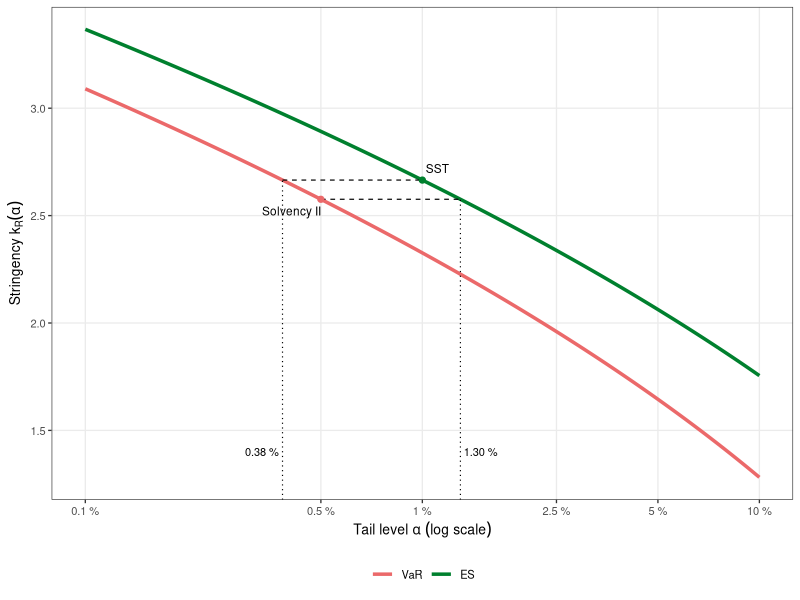
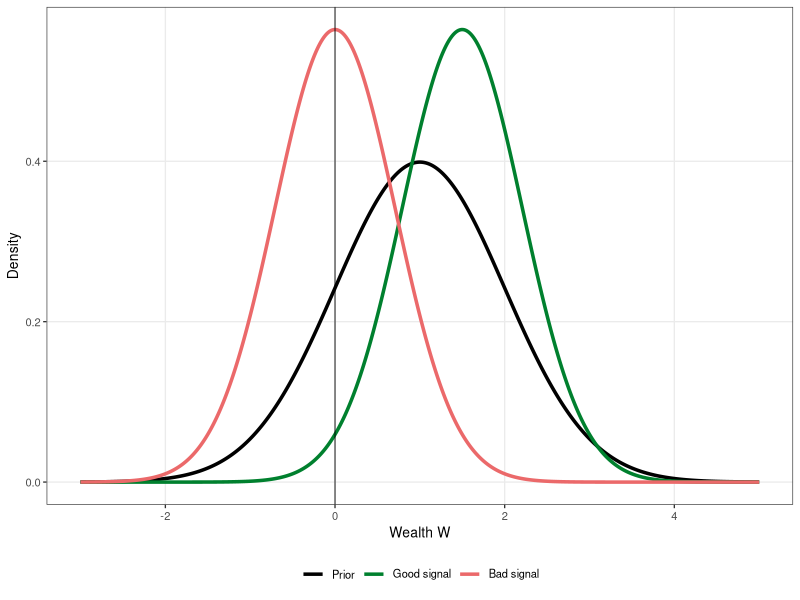
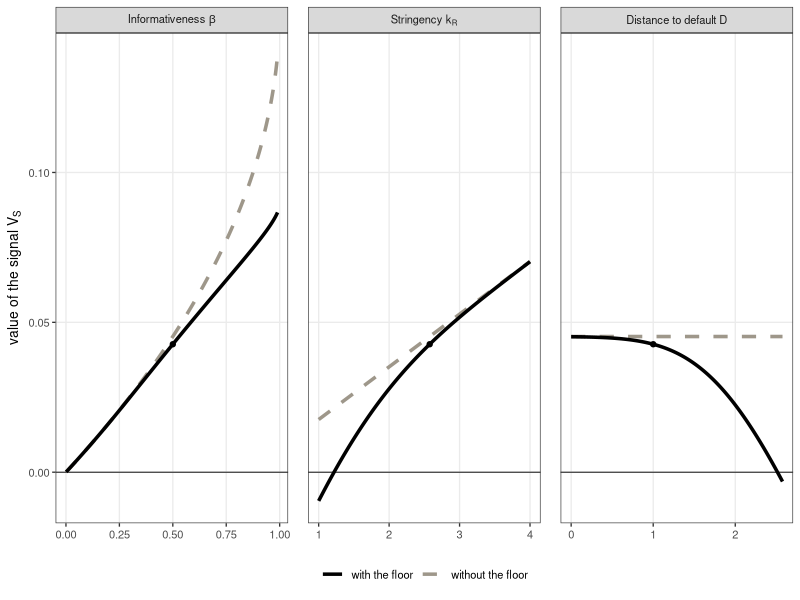
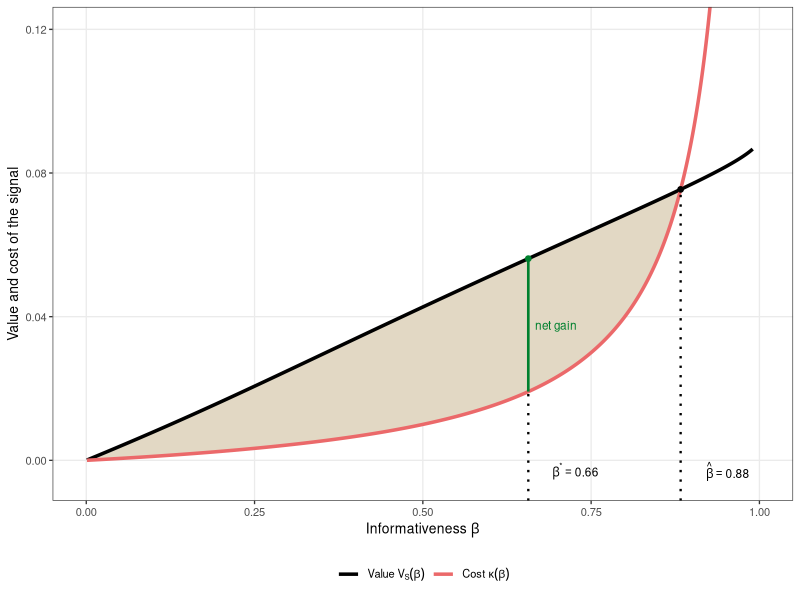
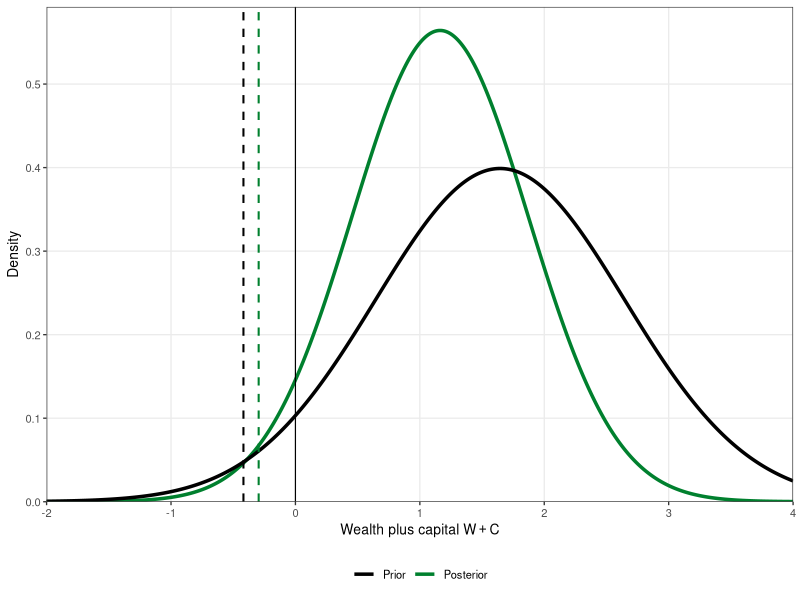
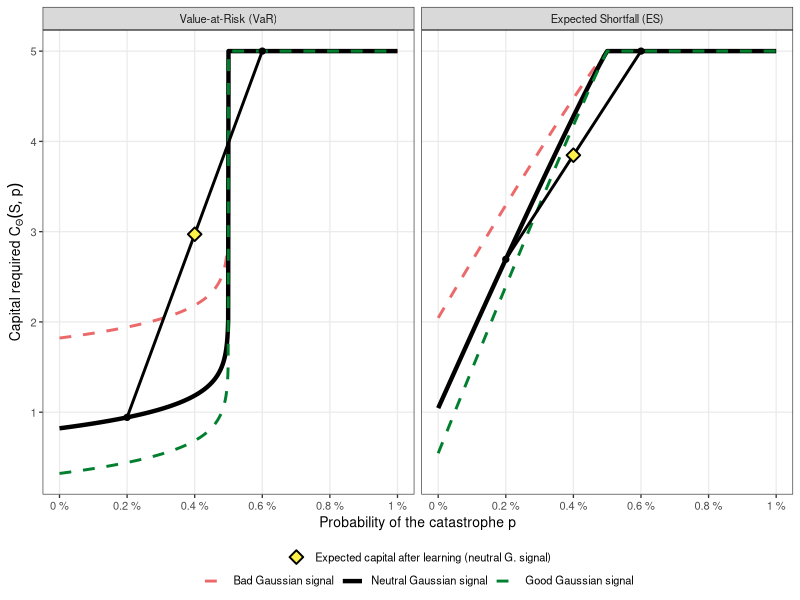

These figures' R source, in order:
###############################################################################
## Capital Relief as an Incentive
##
## This code is used for the calculations, the tables and the figures of the
## bachelor's thesis. In order of the sections / chapters.
##
## Elia E. Arpagaus
## Fall 2026
###############################################################################

# Setup ----
library(ggplot2)

theme_set(theme_bw(base_size = 10) + theme(panel.grid.minor = element_blank(), legend.position = "bottom", legend.title = element_blank()))
update_geom_defaults("line", list(linewidth = 1.2))
update_geom_defaults("step", list(linewidth = 1.2))
update_geom_defaults("function", list(linewidth = 1.2))
green <- "#00802e"
blue <- "#73a5ad"
red <- "#eb696a"
grey_light <- "#e2d8c4"
grey <- "#9e978a"
grey_dark <- "#59574c"


# Baseline values ----
mu <- 1
sigma <- 1
delta <- 0.06
D <- mu / sigma
beta <- 0.5
c_cost <- 0.01



# 2.2 Risk measures and solvency rule ----
k_var <- function(alpha) qnorm(1 - alpha)
k_es <- function(alpha) dnorm(qnorm(1 - alpha)) / alpha
k_sii <- k_var(0.005)
k_sst <- k_es(0.01)
C0 <- function(k = k_sii, dist = D, s = sigma) s * (k - dist)
print(c(k_sii = k_sii, k_sst = k_sst, C0_sii = C0()))



# 2.3 Stringency of the European regimes ----
alphas <- c(0.005, 0.01, 0.025, 0.05)
print(data.frame(alpha = 100 * alphas, k_ES = k_es(alphas), equivalent_VaR_level = 100 * pnorm(-k_es(alphas))))

a_sii_es <- uniroot(function(al) k_es(al) - k_sii, c(0.001, 0.1), tol = 1e-10)$root
a_sst_var <- pnorm(-k_sst)
print(round(c(k_sii = k_sii, k_sst = k_sst, es_level_of_sii = a_sii_es, var_level_of_sst = a_sst_var), 4))
fig_stringency <- ggplot() +
  geom_function(aes(colour = "VaR"), fun = k_var, n = 500) +
  geom_function(aes(colour = "ES"), fun = k_es, n = 500) +
  annotate("segment", x = c(0.005, a_sst_var), xend = c(a_sii_es, 0.01), y = c(k_sii, k_sst), yend = c(k_sii, k_sst),
           linetype = "dashed", linewidth = 0.4) +
  annotate("segment", x = c(a_sii_es, a_sst_var), xend = c(a_sii_es, a_sst_var), y = -Inf, yend = c(k_sii, k_sst),
           linetype = "dotted", linewidth = 0.4) +
  annotate("point", x = c(0.005, 0.01), y = c(k_sii, k_sst), colour = c(red, green), size = 1.8) +
  annotate("text", x = c(0.005, 0.01), y = c(k_sii, k_sst), label = c("Solvency II", "SST"), size = 3, hjust = c(1, -0.15), vjust = c(1.8, -0.8)) +
  annotate("text", x = c(a_sii_es, a_sst_var), y = 1.4, label = sprintf("%.2f %%", 100 * c(a_sii_es, a_sst_var)), size = 2.8, hjust = c(-0.1, 1.1)) +
  scale_colour_manual(values = c(VaR = red, ES = green), breaks = c("VaR", "ES")) +
  scale_x_log10(limits = c(0.001, 0.1), breaks = c(0.001, 0.005, 0.01, 0.025, 0.05, 0.1), labels = function(al) paste0(100 * al, " %")) +
  labs(x = expression(Tail~level~alpha~(log~scale)), y = expression(Stringency~k[R](alpha)))
print(fig_stringency)
cat("The probability of default without capital is", 100 * pnorm(-D), "%\n")



# 2.4 Signal ----
kappa <- function(b, cc = c_cost, s = sigma) cc / s^2 * b / (1 - b)



# 2.5 Updating and timeline ----
s_post <- sigma * sqrt(1 - beta)
fig_posterior <- ggplot() +
  geom_function(aes(colour = "prior"), fun = dnorm, args = list(mean = mu, sd = sigma), n = 500) +
  geom_function(aes(colour = "good"), fun = dnorm, args = list(mean = mu + beta * sigma, sd = s_post), n = 500) +
  geom_function(aes(colour = "bad"), fun = dnorm, args = list(mean = mu - 2 * beta * sigma, sd = s_post), n = 500) +
  geom_vline(xintercept = 0, linewidth = 0.3) +
  scale_colour_manual(values = c(prior = "black", good = green, bad = red), breaks = c("prior", "good", "bad"),
                      labels = c("Prior", expression(Good~signal), expression(Bad~signal))) +
  xlim(-3, 5) +
  labs(x = "Wealth W", y = "Density")
print(fig_posterior)


# 3.1 Capital relief ----
a <- function(b, k = k_sii, dist = D) (dist - k * sqrt(1 - b)) / sqrt(b)
betas <- c(0.1, 0.3, 0.5, 0.7, 0.9)
Ds <- c(0.5, 1, 1.5, 2, 2.5)
print(round(100 * setNames(pnorm(k_sii * (1 - sqrt(1 - betas)) / sqrt(betas)), betas), 1)) 
no_capital <- 100 * outer(betas, Ds, function(b, dd) pnorm(a(b, k_sii, dd)))
dimnames(no_capital) <- list(beta = betas, D = Ds); print(round(no_capital, 1)) 


# 3.2 Value of information ----
EC <- function(b, k = k_sii, dist = D, s = sigma) s * sqrt(b) * (dnorm(a(b, k, dist)) - a(b, k, dist) * pnorm(-a(b, k, dist)))
EC_bar <- function(b, k = k_sii, dist = D, s = sigma) s * (k * sqrt(1 - b) - dist)
print(c(C0 = C0(), EC = EC(beta), EC_bar = EC_bar(beta), EC_0.9 = EC(0.9), EC_bar_0.9 = EC_bar(0.9))) 

V_S <- function(b, k = k_sii, dist = D, s = sigma, d = delta) d * s * ((k - dist) - sqrt(b) * (dnorm(a(b, k, dist)) - a(b, k, dist) * pnorm(-a(b, k, dist))))
V_bar <- function(b, k = k_sii, s = sigma, d = delta) d * k * s * (1 - sqrt(1 - b))

bg <- seq(0.001, 0.99, length.out = 1000)
kg <- seq(D, 4, length.out = 300)
Dg <- seq(0, k_sii, length.out = 300)
panel_names <- c("Informativeness~beta", "Stringency~k[R]", "Distance~to~default~D")
panels <- rbind(data.frame(panel = panel_names[1], x = bg, floor = V_S(bg), nofloor = V_bar(bg)),
                data.frame(panel = panel_names[2], x = kg, floor = V_S(beta, k = kg), nofloor = V_bar(beta, k = kg)),
                data.frame(panel = panel_names[3], x = Dg, floor = V_S(beta, dist = Dg), nofloor = V_bar(beta)))
panels$panel <- factor(panels$panel, panel_names)
baseline <- data.frame(panel = factor(panel_names, panel_names), x = c(beta, k_sii, D), V = V_S(beta))
fig_theorem1 <- ggplot(panels, aes(x)) +
  geom_hline(yintercept = 0, linewidth = 0.3) +
  geom_line(aes(y = nofloor, colour = "without the floor", linetype = "without the floor")) +
  geom_line(aes(y = floor, colour = "with the floor", linetype = "with the floor")) +
  geom_point(data = baseline, aes(y = V), size = 1.5) +
  facet_wrap(~ panel, scales = "free_x", labeller = label_parsed, nrow = 1) +
  scale_colour_manual(values = c("with the floor" = "black", "without the floor" = grey)) +
  scale_linetype_manual(values = c("with the floor" = "solid", "without the floor" = "dashed")) +
  labs(x = NULL, y = expression(value~of~the~signal~V[S]), colour = NULL, linetype = NULL) +
  theme(panel.spacing.x = unit(1, "lines"))
print(fig_theorem1)

print(round(c(C0 = C0(), sigma_over_k = sigma / k_sii), 4))


# 3.3 Cost of information and chosen informativeness ----
net <- function(b, k = k_sii, dist = D, cc = c_cost, floor = TRUE) if (floor) V_S(b, k, dist) - kappa(b, cc) else V_bar(b, k) - kappa(b, cc)
b_grid <- seq(0.001, 0.999, by = 0.001)
beta_hat <- function(k = k_sii, dist = D, cc = c_cost, floor = TRUE) {
  i <- max(which(net(b_grid, k, dist, cc, floor) >= 0))
  uniroot(net, b_grid[i + 0:1], k = k, dist = dist, cc = cc, floor = floor, tol = 1e-10)$root
}
beta_star <- function(k = k_sii, dist = D, cc = c_cost, floor = TRUE) {
  i <- which.max(net(b_grid, k, dist, cc, floor))
  optimize(net, b_grid[i + c(-1, 1)], k = k, dist = dist, cc = cc, floor = floor, maximum = TRUE, tol = 1e-10)$maximum
}
b_hat <- beta_hat()
b_star <- beta_star()

curves <- data.frame(b = bg, V = V_S(bg), K = kappa(bg))
fig_cost <- ggplot(curves, aes(b)) +
  geom_ribbon(data = subset(curves, V >= K), aes(ymin = K, ymax = V), fill = grey_light) +
  geom_line(aes(y = V, colour = "value")) +
  geom_line(aes(y = K, colour = "cost")) +
  annotate("segment", x = b_star, xend = b_star, y = kappa(b_star), yend = V_S(b_star), colour = green, linewidth = 0.9) +
  annotate("segment", x = c(b_star, b_hat), xend = c(b_star, b_hat), y = -Inf, yend = c(kappa(b_star), V_S(b_hat)), linetype = "dotted", linewidth = 0.8) +
  annotate("point", x = c(b_star, b_hat), y = c(V_S(b_star), V_S(b_hat)), colour = c(green, "black"), size = 1.6) +
  annotate("text", x = b_star + 0.01, y = (kappa(b_star) + V_S(b_star)) / 2, label = "net gain", colour = green, hjust = 0, size = 3) +
  annotate("text", x = c(b_star, b_hat)+0.07, y = -0.003, label = sprintf(c("beta^'*' == %.2f", "hat(beta) == %.2f"), c(b_star, b_hat)),
           parse = TRUE, size = 3) +
  scale_colour_manual(values = c(value = "black", cost = red), breaks = c("value", "cost"),
                      labels = c(expression(Value~V[S](beta)), expression(Cost~kappa(beta)))) +
  coord_cartesian(xlim = c(0, 1), ylim = c(-0.005, 0.12)) +
  labs(x = expression(Informativeness~beta), y = "Value and cost of the signal")
print(fig_cost)

print(round(c(beta_hat = b_hat, beta_star = b_star, beta_star_nofloor = beta_star(floor = FALSE)), 4))


# 3.4 Social value of information ----
alpha_fig <- 0.05
k_fig <- k_var(alpha_fig)
lgd_fig <- (dnorm(k_fig) / pnorm(-k_fig) - k_fig) * c(sigma, s_post)
xs <- seq(-2, 4, length.out = 1201)
lv <- c("Prior", "Posterior")
dens <- rbind(data.frame(x = xs, f = dnorm(xs, k_fig * sigma, sigma), what = lv[1]),
              data.frame(x = xs, f = dnorm(xs, k_fig * s_post, s_post), what = lv[2]))
fig_deficit <- ggplot(dens, aes(x, f, colour = what)) +
  geom_line() +
  geom_vline(xintercept = 0, linewidth = 0.4) +
  scale_colour_manual(values = c("black", green), breaks = lv) +
  scale_fill_manual(values = c("black", green), breaks = lv) +
  scale_x_continuous(expand = c(0, 0)) +
  scale_y_continuous(expand = expansion(mult = c(0, 0.05))) +
  annotate("segment", x = -lgd_fig, xend = -lgd_fig, y = 0, yend = Inf, colour = c("black", green), linetype = "dashed", linewidth = 0.7) +
  labs(x = expression(Wealth~plus~capital~W + C), y = "Density")
print(fig_deficit)

pd0 <- function(k = k_sii) pnorm(-k)
lgd0 <- function(k = k_sii, s = sigma) s * (dnorm(k) / pnorm(-k) - k)
epd_floor <- function(b, k = k_sii, dist = D, s = sigma) {
  t <- function(m) pmax(m, k * sqrt(1 - b)) / sqrt(1 - b)
  s * sqrt(1 - b) * integrate(function(m) dnorm(m, dist, sqrt(b)) * (dnorm(t(m)) - t(m) * pnorm(-t(m))), -Inf, Inf, rel.tol = 1e-8)$value
}

ks <- c(k_var(c(0.001, 0.005, 0.01, 0.025, 0.05)))
cs <- c(0.005, 0.01, 0.02, 0.03, 0.04)
deficit_change <- Vectorize(function(k, cc, floor) {
  b <- beta_star(k, D, cc, floor)
  epd <- if (floor) epd_floor(b, k, D) else sqrt(1 - b) * pd0(k) * lgd0(k)
  100 * (epd / (pd0(k) * lgd0(k)) - 1)
})
tab_deficit <- NULL
for (k in ks) tab_deficit <- rbind(tab_deficit, deficit_change(k, cs, TRUE), deficit_change(k, cs, FALSE))
dimnames(tab_deficit) <- list(paste(rep(round(ks, 2), each = 2), c("floor", "no floor")), c = cs)
print(round(tab_deficit, 1))


# 4.2 Model extension and intuition ----

Theta <- 5 * sigma
alpha_bar <- 0.005
p0 <- 0.004
p_after <- c(0.002, 0.006)
C_cat <- function(p, S = mu, b = beta, es = FALSE, alpha = alpha_bar) {
  m <- mu + b * (S - mu)
  s <- sigma * sqrt(1 - b)
  alpha_p <- pmax(alpha - p, 0) / (1 - p)
  w <- pmin(p / alpha, 1)
  ordinary <- (1 - p) / alpha * s * dnorm(k_var(alpha_p)) - (1 - w) * m 
  C_bar <- if (es) w * Theta + ordinary else pmin(Theta, s * k_var(alpha_p) - m)
  pmax(0, C_bar)
}
print(pnorm(-(Theta + mu) / sigma))

finding <- function(...) {
  C <- C_cat(p_after, ...)
  c(good = C[1], bad = C[2], expected = mean(C))
}
tab_cat <- rbind(VaR = finding(), ES = finding(es = TRUE))


S_fig <- mu + c(-2, 0, 1) * sigma
lv_rule <- c("Value-at-Risk (VaR)", "Expected Shortfall (ES)")
lv_signal <- c("bad", "neutral", "good")
lab_signal <- c(expression(Bad~Gaussian~signal), expression(Neutral~Gaussian~signal), expression(Good~Gaussian~signal))
cat_curves <- expand.grid(p = seq(0, 0.01, length.out = 1001), S = S_fig, es = c(FALSE, TRUE))
cat_curves$C <- with(cat_curves, ifelse(es, C_cat(p, S, es = TRUE), C_cat(p, S)))
cat_curves$rule <- factor(cat_curves$es, labels = lv_rule)
cat_curves$signal <- factor(cat_curves$S, labels = lv_signal)
chord <- data.frame(rule = factor(lv_rule, lv_rule), tab_cat)
fig_fat_tail <- ggplot(cat_curves, aes(p, C)) +
  geom_line(aes(colour = signal, linetype = signal, linewidth = signal)) +
  geom_segment(data = chord, aes(x = p_after[1], xend = p_after[2], y = good, yend = bad), linewidth = 1, colour = "black") +
  geom_point(data = chord, aes(x = p_after[1], y = good), size = 1.8, colour = "black") +
  geom_point(data = chord, aes(x = p_after[2], y = bad), size = 1.8, colour = "black") +
  geom_point(data = chord, aes(x = p0, y = expected, fill = "Expected capital after learning (neutral G. signal)"), shape = 23, size = 3, colour = "black", stroke = 1) +
  facet_wrap(~ rule) +
  scale_colour_manual(values = c(bad = red, neutral = "black", good = green), breaks = lv_signal, labels = lab_signal) +
  scale_fill_manual(values = c("Expected capital after learning (neutral G. signal)" = "#FEF24A")) +
  scale_linetype_manual(values = c(bad = "dashed", neutral = "solid", good = "dashed"), breaks = lv_signal, labels = lab_signal) +
  scale_x_continuous(breaks = seq(0, 0.01, 0.002), labels = function(p) paste0(100 * p, " %")) +
  scale_linewidth_manual(values = c(bad = 1, neutral = 1.5, good = 1), breaks = lv_signal, labels = lab_signal) +
  theme(legend.box = "vertical", legend.spacing.y = unit(0, "pt"), legend.margin = margin(0, 0, 0, 0)) +
  labs(x = "Probability of the catastrophe p", y = expression(Capital~required~C[Theta](S, p)))
print(fig_fat_tail)
